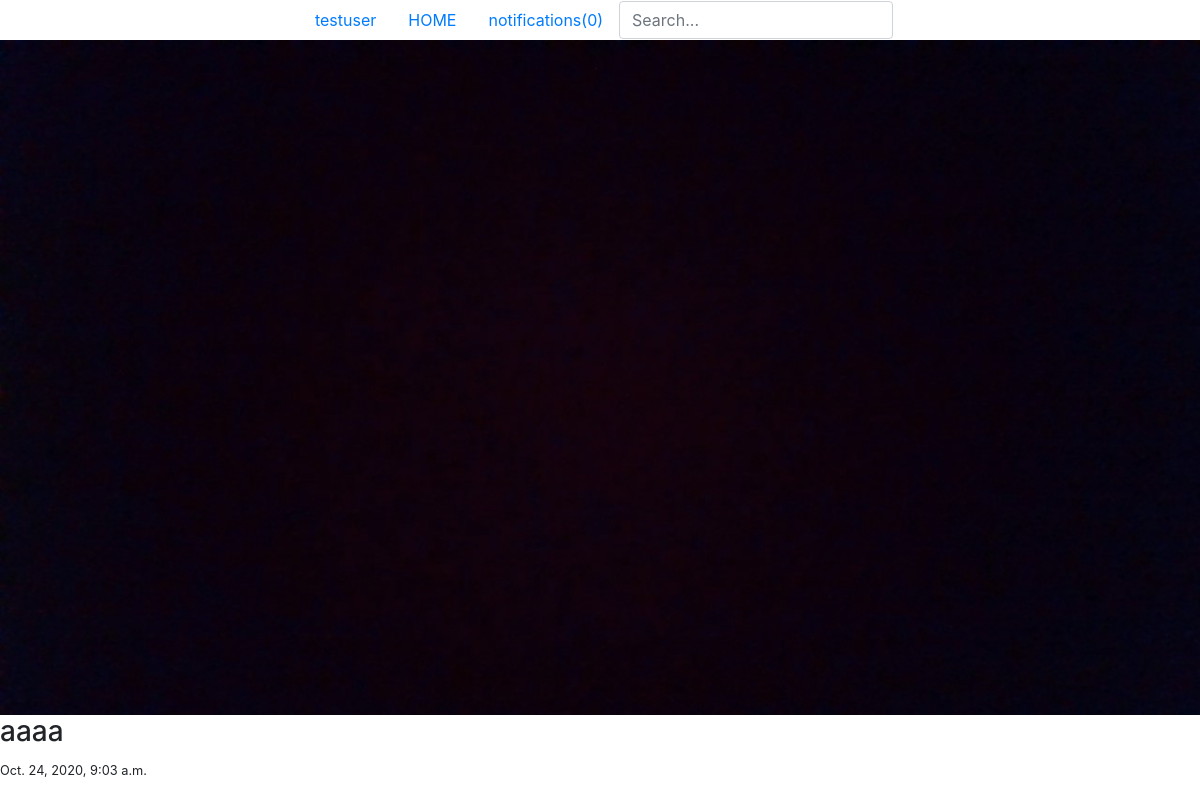
The page /posts/16/ (signed in) on the database its author committed.
### users/models.py (models this page shows)
class Profile(models.Model):
    user = models.OneToOneField(User, on_delete=models.CASCADE)
    avatar = models.ImageField(default='default.jpg', null=True, blank=True, upload_to='media')
    def __str__(self) -> str:
        return f'{self.user.username}'

class Notification(models.Model):
    profile = models.ForeignKey(Profile, on_delete=models.CASCADE)
    is_read = models.BooleanField(default=False)
    message = models.TextField(max_length=100)

### posts/models.py (models this page shows, shortened)
class Post(models.Model):
    author = models.ForeignKey(Profile, on_delete=models.CASCADE)
    description = models.TextField(max_length=200)
    picture = models.ImageField(upload_to='media')
    date_of_create = models.DateTimeField(auto_now_add=True)
    like = models.ManyToManyField(Profile, related_name='likes_given')
    def description_hashtags(self):
        words = self.description.split(' ')
        new_words = []
        new_word = ''
        for word in words:
            if word[0] == '#':
                new_word = f'<a href="/posts/hashtag/{word[1:]}">{word}</a>'
                new_words.append(new_word)
            else:
                new_words.append(word)
        return ' '.join(new_words)

### posts/views.py (the view)
# urls.py: path('<int:pk>/', PostDetailView.as_view(), name='detail_post'),
class PostDetailView(DetailView):
    model = Post
    template_name = 'posts/detail_post.html'

### users/templatetags/notifilter.py (called while the page is built)
@register.filter
def notifilter(args):
    filtered = []
    for i in args:
        if i.is_read == False:
            filtered.append(i)
    return filtered

### posts/templates/posts/detail_post.html (shortened to what this page needs)
{% extends 'users/base.html' %}
{% block content %}
    <img src="{{ object.picture.url }}" alt="Responsive image" class="img-fluid">
    <h3>{{ object.description_hashtags|safe }}</h3>
    <small>{{ object.date_of_create }}</small>
{% endblock %}

### users/templates/users/base.html (shortened to what this page needs)
{% load static %}
{% load notifilter %}
<!DOCTYPE html>
<html lang="en">
<head>
    <link rel="stylesheet" href="https://stackpath.bootstrapcdn.com/bootstrap/4.5.0/css/bootstrap.min.css">
    <link rel="stylesheet" href="https://use.fontawesome.com/releases/v5.7.2/css/all.css">
</head>
<body>
    <nav class="nav justify-content-center">
      {% if user.is_authenticated %}
      <a class="nav-link active" href="{% url 'profile_detail' request.user.profile.pk %}">{{ request.user.username }}</a>
      {% endif %}
      <a class="nav-link" href="{% url 'homepage' %}">HOME</a>
      <a class="nav-link" href="{% url 'notifications' %}">notifications({{ request.user.profile.notification_set.all|notifilter|length }})</a>
      <form class="form-inline my-2 my-lg-0" action="{% url 'search' %}" method="GET">
        <input class="form-control mr-sm-2" type="text" name="search" placeholder="Search...">
      </form>
    </nav>
    {% block content %}
    {% endblock %}
</body>
</html>

### rows shown on the page
Post: picture (picture), description_hashtags "aaaa", date_of_create "Oct. 24, 2020, 9:03 a.m."

### other values the page prints
{{ request.user.username }} "testuser"
{{ request.user.profile.notification_set.all|notifilter|length }} "0"
